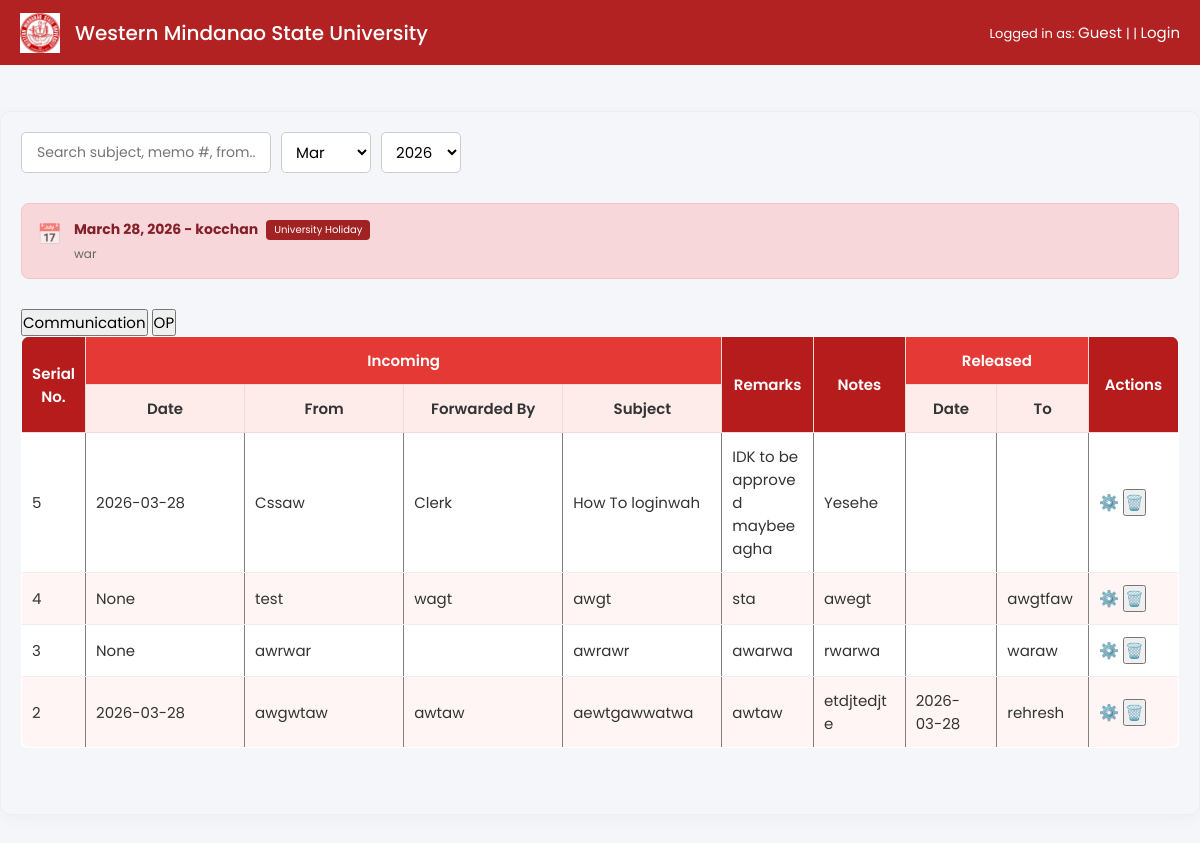
The page / on the database its author committed.
### app/models/holiday.py (models this page shows)
class Holiday(db.Model):
    __tablename__ = "holidays"
    id = db.Column(db.Integer, primary_key=True)
    date = db.Column(db.Date, nullable=False)
    name = db.Column(db.String(200), nullable=False)
    type = db.Column(db.String(50))  # Regular, Special, Local
    description = db.Column(db.Text)

### app/models/memo.py (models this page shows)
class Memo(db.Model):
    __tablename__ = "memos"
    id = db.Column(db.Integer, primary_key=True)
    source_type = db.Column(db.String(20))  # OP or General
    memo_number = db.Column(db.String(50))
    serial_number = db.Column(db.Integer, nullable=True)
    date = db.Column(db.Date)
    from_office = db.Column(db.String(100))
    forwarded_by = db.Column(db.String(100))
    subject = db.Column(db.String(255))
    remarks = db.Column(db.String(100))
    notes = db.Column(db.String(100))
    released_date = db.Column(db.Date)
    released_to = db.Column(db.String(100))
    month = db.Column(db.Integer)
    year = db.Column(db.Integer)
    status = db.Column(db.String(20), default="Open")
    logs = db.relationship("LogEntry", backref="memo", lazy=True)

### app/routes/main.py (the view, shortened to what this page needs)
@main.route("/")
def home():
    search = request.args.get("search", "")
    date_filter = request.args.get("date", "")
    type_filter = request.args.get("type", "communication")
    query = Memo.query.filter_by(source_type=type_filter)
    month_filter = request.args.get("month")
    year_filter = request.args.get("year")
    if month_filter:
        query = query.filter(Memo.month == int(month_filter))
    if year_filter:
        query = query.filter(Memo.year == int(year_filter))
    memos = query.order_by(Memo.serial_number.desc()).all()
    holidays = Holiday.query.filter(
        Holiday.date >= date.today()
    ).order_by(Holiday.date.asc()).limit(3).all()
    return render_template(
        "home.html",
        memos=memos,
        holidays=holidays,
        selected_type=type_filter
    )

### app/templates/home.html (shortened to what this page needs)
{% extends "base.html" %}
{% block content %}
<br><br>
  <div class="dashboard-container">
        <div class="top-controls">
            <div class="search-group">
                <input type="text" id="searchInput" placeholder="Search subject, memo #, from..." class="search-input">
                <select id="monthFilter" class="date-dropdown">
                    <option value="3">Mar</option>
                </select>
                <select id="yearFilter" class="date-dropdown">
                    {% for y in range(2024, 2050) %}
                        <option value="{{ y }}">{{ y }}</option>
                    {% endfor %}
                </select>
            </div>
        </div>
        <div class="announcement-row">
        {% for holiday in holidays %}
        <div class="card">
            <div class="card-icon">
            {% if holiday.type == "Regular" %}🎉
            {% elif holiday.type == "Special" %}✨
            {% else %}📅
            {% endif %}
            </div>
            <div class="card-content">
            <div class="card-header">
                <span class="card-date">
                {{ holiday.date.strftime('%B %d, %Y') }} - {{ holiday.name }}
                </span>
                <span class="badge">{{ holiday.type or "Holiday" }}</span>
            </div>
            <p class="card-sub">
                {{ holiday.description or "No Office Transaction on this date" }}
            </p>
            </div>
        </div>
        {% else %}
        <p>No holidays available.</p>
        {% endfor %}
        </div>
<div class="table-controls">
    <button class="filter-btn" onclick="setType('communication')">Communication</button>
    <button class="filter-btn" onclick="setType('OP')">OP</button>
</div>
<div  id="tableContainer">
    {% if memos %}
    <div class="table-container">
        <table class="records-table" border="1" cellpadding="8" cellspacing="0">
            <thead>
                <tr>
                    <th rowspan="2" style="background-color:#b71c1c; color:#fff;">Serial No.</th>
                    <th colspan="4" style="background-color:#e53935; color:#fff;">Incoming</th>
                    <th rowspan="2" style="background-color:#b71c1c; color:#fff;">Remarks</th>
                    <th rowspan="2" style="background-color:#b71c1c; color:#fff;">Notes</th>
                    <th colspan="2" style="background-color:#e53935; color:#fff;">Released</th>
                    <th rowspan="2" style="background-color:#b71c1c; color:#fff;">Actions</th>
                </tr>
                <tr>
                    <th style="background-color:#fdecea; color:#333;">Date</th>
                    <th style="background-color:#fdecea; color:#333;">From</th>
                    <th style="background-color:#fdecea; color:#333;">Forwarded By</th>
                    <th style="background-color:#fdecea; color:#333;">Subject</th>
                    <th style="background-color:#fdecea; color:#333;">Date</th>
                    <th style="background-color:#fdecea; color:#333;">To</th>
                </tr>
            </thead>
            <tbody>
                {% for memo in memos %}
                <tr>
                    <td>{{ memo.serial_number }}</td>
                    <td>{{ memo.date }}</td>
                    <td>{{ memo.from_office }}</td>
                    <td>{{ memo.forwarded_by }}</td>
                    <td>
                        {% if current_user.is_authenticated %}
                        <button class="update-new-btn"
                            data-id="{{ memo.id }}"
                            data-source_type="{{ memo.source_type }}"
                            data-number="{{ memo.memo_number }}"
                            data-from="{{ memo.from_office }}"
                            data-forwarded="{{ memo.forwarded_by }}"
                            data-subject="{{ memo.subject }}"
                            data-remarks="{{ memo.remarks }}"
                            data-notes="{{ memo.notes }}"
                            data-date="{{ memo.date }}"
                            data-released_to="{{ memo.released_to }}"
                            data-released_date="{{ memo.released_date }}"
                            data-status="{{ memo.status }}">
                            {% if memo.memo_number %}
                                {{ memo.memo_number }} - {{ memo.subject }}
                            {% else %}
                                {{ memo.subject }}
                            {% endif %}
                        </button>
                        {% else %}
                            {% if memo.memo_number %}
                                {{ memo.memo_number }} - {{ memo.subject }}
                            {% else %}
                                {{ memo.subject }}
                            {% endif %}
                        {% endif %}
                    </td>
                    <td>{{ memo.remarks }}</td>
                    <td>{{ memo.notes }}</td>
                    <td>{{ memo.released_date or "" }}</td>
                    <td>{{ memo.released_to }}</td>
                    <td class="actions">
                        <button class="update-btn"
                            data-id="{{ memo.id }}"
                            data-source_type="{{ memo.source_type }}"
                            data-number="{{ memo.memo_number }}"
                            data-from="{{ memo.from_office }}"
                            data-forwarded="{{ memo.forwarded_by }}"
                            data-subject="{{ memo.subject }}"
                            data-remarks="{{ memo.remarks }}"
                            data-notes="{{ memo.notes }}"
                            data-date="{{ memo.date }}"
                            data-released_to="{{ memo.released_to }}"
                            data-released_date="{{ memo.released_date }}"
                            data-status="{{ memo.status }}"
                        >
                            ⚙️
                        </button>
                        <button class="delete-btn" data-id="{{ memo.id }}">🗑️</button>
                    </td>
                </tr>
                {% endfor %}
            </tbody>
        </table>
    </div>
    {% else %}
    <p>No memos found.</p>
    {% endif %}
</div>
<br><br>
{% endblock %}

### app/templates/base.html (shortened to what this page needs)
<!DOCTYPE html>
<html lang="en">
<head>
</head>
<body>
<div class="topbar">
<div class="topbar-left">
<img src="{{ url_for('static', filename='img/logo.png') }}" class="logo">
<div class="title">Western Mindanao State University</div>
</div>
<div class="topbar-right">
  Logged in as:
  <span id="userRole">
    {% if current_user.is_authenticated %}
      {{ current_user.role|capitalize }}
    {% else %}
      Guest
    {% endif %}
  </span> | |
  {% if current_user.is_authenticated %}
    <a href="{{ url_for('auth.logout') }}" style="color:white; text-decoration:none;">
      Logout
    </a>
  {% else %}
    <a href="{{ url_for('auth.login') }}" style="color:white; text-decoration:none;">
      Login
    </a>
  {% endif %}
</div>
</div>
        {% block content %}{% endblock %}
</body>
</html>

### app/templates/home.html (style rules this page uses)
.dashboard-container { max-width: 1200px; margin: 0 auto; border: 1px solid #eee; padding: 20px; border-radius: 10px; box-shadow: 0 4px 15px rgba(0,0,0,0.03); }
.top-controls { display: flex; justify-content: space-between; align-items: center; margin-bottom: 30px; }
.search-group { display: flex; gap: 10px; }
.search-input { padding: 8px 15px; border: 1px solid #ccc; border-radius: 5px; width: 250px; font-size: 14px; }
.date-dropdown { padding: 8px 10px; border: 1px solid #ccc; border-radius: 5px; background-color: #fff; }
.announcement-row { display: flex; gap: 15px; margin-bottom: 30px; }
.card { flex: 1; background-color: #F8D7DA; border: 1px solid #f5c2c7; border-radius: 8px; padding: 15px; display: flex; align-items: flex-start; gap: 12px; }
.card-icon { font-size: 20px; opacity: 0.6; }
.card-header { display: flex; align-items: center; gap: 8px; margin-bottom: 5px; }
.card-date { font-weight: bold; color: #842029; font-size: 14px; }
.badge { background-color: #A12222; color: white; font-size: 10px; padding: 2px 8px; border-radius: 4px; text-transform: capitalize; }
.card-sub { margin: 0; font-size: 12px; color: #666; }
.table-container { overflow-x: auto; }
.records-table { width: 100%; border-collapse: collapse; font-size: 13px; background: #ffffff; border-radius: 8px; overflow: hidden; }
.records-table thead tr:first-child { background: #b71c1c; color: #ffffff; }
.records-table thead tr:nth-child(2) { background: #fdecea; color: #333; }
.records-table th { text-align: center; vertical-align: middle; padding: 12px 10px; font-weight: 600; border: 1px solid #f1dada; }
.records-table td { text-align: left; padding: 12px 10px; border-bottom: 1px solid #eee; color: #333; }
.records-table tbody tr:nth-child(even) { background-color: #fff5f5; }
.update-btn { background: none; border: none; cursor: pointer; font-size: 16px; }
.actions { text-align: center; }

### app/templates/base.html (style rules this page uses)
* { margin:0; padding:0; box-sizing:border-box; font-family:'Poppins',sans-serif; font-size:15px; }
body { background:#f4f6f9; }
.topbar { height:65px; background:#B22222; display:flex; align-items:center; justify-content:space-between; padding:0 20px; color:white; }
.topbar-left { display:flex; align-items:center; gap:15px; }
.logo { height:40px; }
.title { font-size:20px; font-weight:500; }
.topbar-right { font-size:13px; }
.table-container { background: white; border-radius: 6px; overflow-x: auto; width: 100%; }
table { width: 100%; border-collapse: collapse; table-layout: fixed; }
thead { background: #E9EDF2; }
th, td { padding: 10px; text-align: left; white-space: normal; word-break: break-word; }
th:nth-child(1), td:nth-child(1) { width: 64px; }
th:nth-child(2) { width: 55%; }
th:last-child, td:last-child { width: 90px; white-space: nowrap; }
tbody tr { border-top: 1px solid #eee; }
input,textarea,select { border:1px solid #ccc; border-radius:4px; padding:7px; }

### rows shown on the page
Holiday: date "March 28, 2026", name "kocchan", type "University Holiday", description "war"
Memo: serial_number "5", date "2026-03-28", from_office "Cssaw", forwarded_by "Clerk", subject "How To loginwah", remarks "IDK to be approved maybeeagha", notes "Yesehe"
Memo: serial_number "4", date "None", from_office "test", forwarded_by "wagt", subject "awgt", remarks "sta", notes "awegt", released_to "awgtfaw"
Memo: serial_number "3", date "None", from_office "awrwar", subject "awrawr", remarks "awarwa", notes "rwarwa", released_to "waraw"
Memo: serial_number "2", date "2026-03-28", from_office "awgwtaw", forwarded_by "awtaw", subject "aewtgawwatwa", remarks "awtaw", notes "etdjtedjte", released_date "2026-03-28", released_to "rehresh"

### other values the page prints
form field value "2026"
